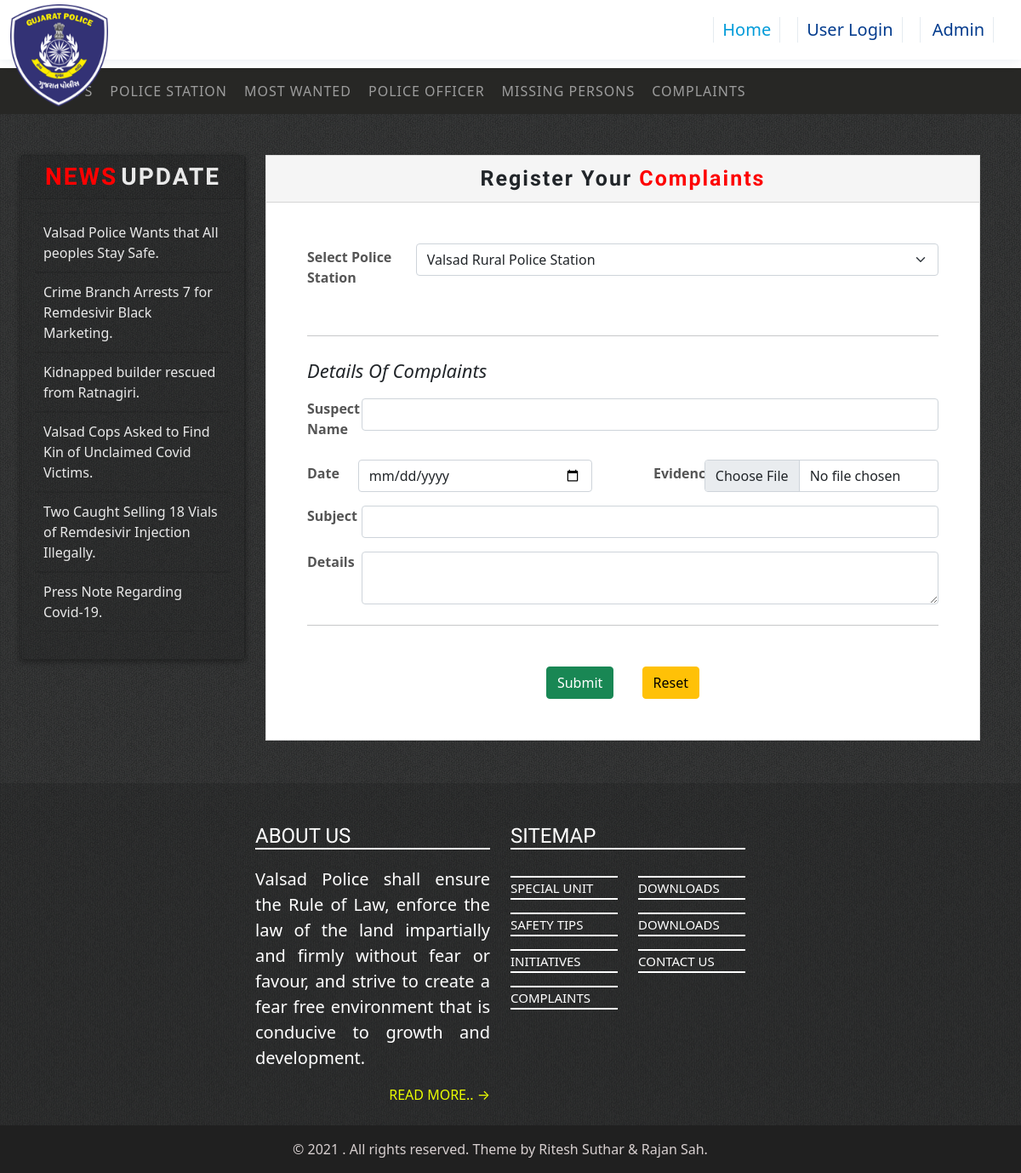
Page /pages/register_complaints.php on the committed database.
### tables this page shows
CREATE TABLE `newsticker` (
  `ID` int(255) NOT NULL,
  `news` varchar(255) NOT NULL
);

### pages/register_complaints.php (the view, shortened to what this page needs)
<?php
include ("../database\db.php");
?>
<!DOCTYPE html>
<html>
<head>
	<?php
		include ("../links/alllinks.php");
		include ("../functions.php");
	?><link rel="stylesheet" type="text/css" href="..\links\des.css">
</head>
<body>
	<div class="newnavbar">
		<nav class="navbar navbar-expand-lg navbar-light">
		 	<div class="container">
				  <div class="collapse navbar-collapse" id="navbarNav">
				    <ul class="navbar-nav navitems">
				      <li class="nav-item active">
				        <a href="maps.php"><li>Maps</li></a>
				      <li class="nav-item">
				       <a href="police_station.php"><li>Police Station</li></a>
				      </li>
				      <li class="nav-item">
				       <a href="mostwanted.php"><li>Most Wanted</li></a>
				      </li>
				      <li class="nav-item">
				       <a href="police_officer.php"><li>Police Officer</li></a>
				      </li>
				      <li class="nav-item">
				       <a href="missingperson.php"><li>Missing Persons</li></a>
				      </li>
				      <li class="nav-item">
				       <a href="complaints.php"><li>Complaints</li></a>
				      </li>
				    </ul>
				  </div>
		 	</div>
		</nav>
	</div>
<div class="back4 pt-5 "  id="nav" style="background-image: url(Photos/background/classyfabric2.png); overflow: hidden;">
	<div class="row container-fluid">
		<div class="col-lg-3 col-md-3 col-sm-3 sidelinks">
				<div class="card innercard" data-aos="fade-left"  data-aos-duration="1000">
					<div class="card-header innercardheader text-center">
						<h3 class="d-inline ml-5">News</h3>
						<h3 class="d-inline "> Update</h3>
					</div>
					<div class="card-body">
						<ul id="news">
							<?php
								$get="select * from newsticker";
								$run=mysqli_query($con,$get);
								while ($row=mysqli_fetch_array($run)) {
									$news=$row['news'];
									echo "<li><a href=''>$news </a></li>";
								}
							?>
						</ul>
					</div>
				</div>
		</div>
		<div class=" col-lg-9 col-md-9 col-sm-9">
			<div class="card complaints">
				<div class="card-header text-center">
					<span>Register Your </span> <span>  Complaints</span>
				</div>
				<div class="card-body p-5">
					<div>
						<form method="POST" enctype="multipart/form-data">
							<div class="row mb-5">
								<div class="col-lg-2 col-md-2 mt-1">
									<label class="form-label">Select Police Station</label>
								</div>
								<div class="col-lg-10 col-md-10">
									<select class="form-select form-selectl-lg" required name="police_station" aria-label="Default select example">
									<?php
										$fetch="select * from add_polce_station";
										$run=mysqli_query($con,$fetch);
										while ($row=mysqli_fetch_array($run)) {
											$police_station=$row['Police_Station_Name'];
											echo "
												 <option selected>$police_station</option>
											";
										}
									?>
									</select>
								</div>
							</div>
							<hr>
							<div class="mt-4 justify-content-between">
								<div>
									<i>Details Of Complaints</i>
								</div>
								<div class="row mt-3">
									<div class="col-lg-1 col-md-1">
										<label>Suspect Name</label>
									</div>
									<div class="col-lg-11 col-md-11">
										<input type="text" class="form-control" name="suspect">
									</div>
								</div>
								<div class="row justify-content-between">
									<div class="col-lg-6 col-md-6 row mt-4">
										<div class="col-lg-2 col-md-2 mt-1">
											<label>Date</label>
										</div>
										<div class="col-lg-10 col-md-10">
											<input type="date" class="form-control" name="date" required>
										</div>
									</div>
									<div class="col-lg-6 col-md-6 mt-4	 row">
										<div class="col-lg-2 col-md-2 mt-1">
											<label>Evidence</label>
										</div>
										<div class="col-lg-10 col-md-10">
											<input type="file" name="evidence" class="form-control" required>
										</div>
									</div>
								</div>
							</div>
							<div class="mb-4">
								<div class="row mt-3">
									<div class="col-lg-1 col-md-1">
										<label>Subject</label>
									</div>
									<div class="col-lg-11 col-md-11">
										<input type="text" class="form-control" name="subject" required>
									</div>
								</div>
								<div class="row mt-3">
									<div class="col-lg-1 col-md-1">
										<label>Details</label>
									</div>
									<div class="col-lg-11 col-md-11">
										<textarea name="details" class="form-control" required></textarea>
									</div>
								</div>
							</div>
							<hr>
							<div class="mt-4">
							<div class="mt-5 text-center">
								<input type="submit" name="submit" class="btn btn-success" value="Submit"></input>
								<input type="reset" class="btn btn-warning" value="Reset"></input>
							</div>
						</form>
					</div>
				</div>
			</div>
		</div>
	</div>
</div>
</body>
</html>

### links/des.css (style rules this page uses)
* { margin: 0; padding: 0; box-sizing: border-box; }
.navbar-nav .nav-item { margin-right: 20px; }
.navbar-nav .nav-item a { color: #023b8d; transition: .3s; font-size: 20px; font-weight: 500; text-decoration: none; }
.navbar-nav li { border: 1px solid rgba(2,59,109,.1); border-top: 0; border-bottom: 0; padding:0 10px 0 10px ; }
.newnavbar { background-color: #272725; border-color: #080808; }
.newnavbar .navitems a { color: #9d9d9d; text-decoration: none; }
.newnavbar .navitems li { display: inline-block; letter-spacing: 1px; text-transform: uppercase; padding: 7px 0px 7px 0px; border: none; }
.back3 .content table ol,p ,li { color: #D8D0D0; }
body { -ms-overflow-style: none; scrollbar-width: none; }
.back4 .card { margin-bottom: 50px; }
.back4 .sidelinks .card .card-body a { text-decoration: none; color: #e9e9e9; }
.back4 .sidelinks .card .card-body ul { margin-left: -2rem; }
.back4 .sidelinks .card .card-body li { list-style: none; padding: 10px; border-top: 1px solid rgba(0,0,0,.1); border-bottom: 1px solid rgba(0,0,0,.1); }
.back4 .sidelinks .innercard { background-image:url(../Photos/background/classyfabric1.png); box-shadow: 0 2px 7px rgb(0 0 0 / 40%); }
.back4 .sidelinks .card .innercardheader h3 { text-transform: uppercase; letter-spacing: 2px; }
.back4 .sidelinks .card .innercardheader h3:nth-child(1) { color: red; font-family: 'Poiret One', cursive; text-transform: uppercase; font-weight: 900; }
.back4 .sidelinks .card .innercardheader h3:nth-child(2) { color: #e9e9e9; font-family: 'Poiret One', cursive; text-transform: uppercase; font-weight: 900; }
.back4 .card .card-body .row label { font-weight: bolder; color: #555; }
.back4 .complaints .card-header span:nth-child(1) { font-family: 'Poiret One', cursive; font-weight: bolder; font-size: 25px; letter-spacing: 2px; }
.back4 .complaints .card-header span:nth-child(2) { font-family: 'Poiret One', cursive; font-weight: bolder; font-size: 25px; letter-spacing: 2px; color: #FD0000; }
.back4 .complaints .card-body i { font: italic; font-size: 22px; }
.back4 .complaints { border-radius: 0px; }
.back4 .complaints .card-header { background-color: #f5f5f5; }
.back4 .complaints { border-color: #ddd; }

### pages/register_complaints.php (style rules this page uses)
body { padding-top: 80px; }

### rows in the picture
newsticker: news "Press Note Regarding Covid-19."
newsticker: news "Valsad Police Wants that All peoples Stay Safe."
newsticker: news "Crime Branch Arrests 7 for Remdesivir Black Marketing."
newsticker: news "Kidnapped builder rescued from Ratnagiri."
newsticker: news "Valsad Cops Asked to Find Kin of Unclaimed Covid Victims."
newsticker: news "Two Caught Selling 18 Vials of Remdesivir Injection Illegally."

### other values in the picture
form field police_station "Valsad Rural Police Station"
